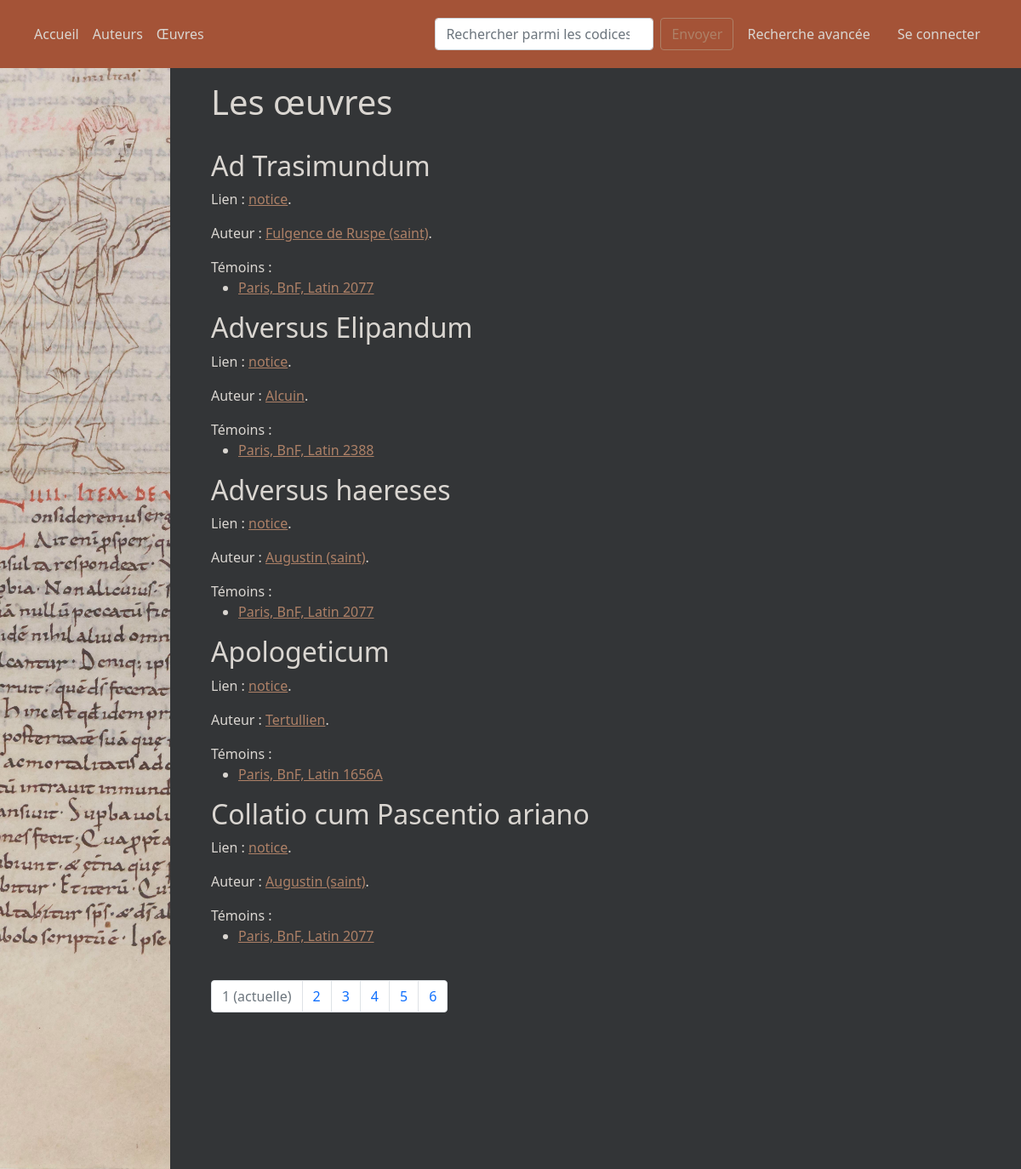
The page /pages/oeuvres on the database its author committed.
### app/modeles/classes.py (models this page shows, shortened)
class Oeuvres(db.Model):
    id = db.Column(db.Integer, unique=True, nullable=False, primary_key=True)
    titre = db.Column(db.Text, nullable=False)
    data_bnf = db.Column(db.Integer, nullable=True)
    partie_de = db.Column(db.Boolean, nullable=True)
    auteur = db.Column(db.Integer, db.ForeignKey("personnes.id"))
    lien_auteur = db.relationship("Personnes", back_populates="oeuvres_aut", foreign_keys=auteur)
    attr = db.Column(db.Integer, db.ForeignKey("personnes.id"))
    lien_attr = db.relationship("Personnes", back_populates="oeuvres_attr", foreign_keys=attr)
    contenu_defini_par = db.relationship("Contient", back_populates="a_pour_oeuvre")

### app/routes/routes.py (the view)
@app.route("/pages/oeuvres")
def indexOeuvres():
    page = request.args.get('page', 1, type=int)
    donneesOeuvres = json.loads(toutesOeuvresJson())
    classOeuvres = Oeuvres.query.order_by(Oeuvres.titre).paginate(page=page, per_page=ROWS_PER_PAGE)
    return render_template("pages/oeuvres.html", oeuvres=donneesOeuvres, classOeuvres=classOeuvres)

### app/modeles/traitements.py (called while the page is built, shortened)
def codexLabel(code_id):
    cote = Codices.query.get(code_id).cote
    lieu_conservation = Codices.query.get(code_id).lieu_conservation
    if lieu_conservation.label == "Bibliothèque nationale de France":
        lieu_conservation = lieu_conservation.localite + ", BnF"
    else:
        lieu_conservation = lieu_conservation.localite + ", " + lieu_conservation.label
    label = f"{lieu_conservation}, {cote}"
    dico = {
        "codex_id": code_id,
        "label": label
    }
    return dico

def personneLabel(idPersonne, forme=["court", "long"]):
    nomPersonne = Personnes.query.get(idPersonne).nom
    if not "(" in nomPersonne:
        return nomPersonne
    else:
        sansChiffre = True
        for chiffre in "0123456789":
            if chiffre in nomPersonne:
                sansChiffre = False
        if sansChiffre:
            return nomPersonne
    if idPersonne == 15:
        if forme == "long":
            return "Odon de Meung (XIe siècle)"
    if forme == "court":
        if nomPersonne.split("(")[1][0] not in "0123456789":
            role = nomPersonne.split("(")[1].split(",")[0]
            nom = f"{nomPersonne.split('(')[0][:-1]} ({role})"
        else:
            nom = f"{nomPersonne.split('(')[0][:-1]}"
        return nom
    else:
        print('''Le paramètre forme n'accepte que les valeurs "long" et "court"''')
        return None

def oeuvreDict(id):
    objetOeuvre = Oeuvres.query.get(id)
    dico = {
        "oeuvre_id": objetOeuvre.id,
        "titre": objetOeuvre.titre,
        "data.bnf": objetOeuvre.data_bnf,
        "partie_de": objetOeuvre.partie_de,
    }
    if objetOeuvre.lien_auteur:
        dico["auteur_id"] = objetOeuvre.lien_auteur.id
        dico["auteur"] = personneLabel(objetOeuvre.lien_auteur.id, "court")
        dico["auteur_ark"] = objetOeuvre.lien_auteur.data_bnf
    else:
        dico["auteur"] = None
    if objetOeuvre.lien_attr:
        dico["attr_id"] = objetOeuvre.lien_attr.id
        dico["attr"] = personneLabel(objetOeuvre.lien_attr.id, "court")
        dico["attr_ark"] = objetOeuvre.lien_attr.data_bnf
    else:
        dico["attr"] = None
    return dico

def conservationDict(codex_id):
    objetCodex = Codices.query.get(codex_id)
    dico = {
        "lieu_id": objetCodex.lieu_conservation.id,
        "localite": objetCodex.lieu_conservation.localite,
        "label": objetCodex.lieu_conservation.label
    }
    return dico

### app/templates/pages/oeuvres.html (shortened to what this page needs)
{% extends "conteneur.html" %}
{% block corps %}
    <h1>Les œuvres</h1>
    <br>
    {% for item in classOeuvres.items %}
        {% for oeuvre in oeuvres %}
            {% if item.id == oeuvre["oeuvre_id"] %}
                <h2 id="oeuvre{{ oeuvre["oeuvre_id"] }}°">{{ oeuvre["titre"] }}</h2>
                <p>Lien : <a href="{{ url_for("noticeOeuvre", id=oeuvre["oeuvre_id"]) }}">notice</a>.</p>
                <p>{% if oeuvre["auteur"] and oeuvre["attr"] %}
                    <span>Auteur : </span>
                    <a href="{{ url_for("noticePersonne", id=oeuvre["auteur_id"]) }}">{{ oeuvre["auteur"] }}</a><span>.</span>
                    <br>
                    <a href="{{ url_for("noticePersonne", id=oeuvre["attr_id"]) }}">{{ oeuvre["attr"] }} (attribué à)</a><span>.</span>
                {% elif oeuvre["auteur"] and not oeuvre["attr"] %}
                    <span>Auteur : </span><a href="{{ url_for("noticePersonne", id=oeuvre["auteur_id"]) }}">{{ oeuvre["auteur"] }}</a><span>.</span>
                {% elif oeuvre["attr"] and not oeuvre["auteur"] %}
                    <span>Auteur : </span><a href="{{ url_for("noticePersonne", id=oeuvre["attr_id"]) }}">{{ oeuvre["attr"] }} (attribué à)</a><span>.</span>
                {% endif %}
                </p>
                <head>Témoins :</head>
                <ul>
                    {% for codex in oeuvre["contenue_dans"] %}
                        <li><a href="{{ url_for('notice_codex', num=codex["codex_id"])}}">{{ codex["label"] }}</a></li>
                    {% endfor %}
                </ul>
            {% endif %}
        {% endfor %}
    {% endfor %}
    <br>
    <nav aria-label="research-pagination">
        <ul class="pagination">
            {% for page in classOeuvres.iter_pages() %}
                {% if page %}
                    {% if page != classOeuvres.page %}
                        <li class="page-item">
                            <a class="page-link" href="{{ url_for("indexOeuvres", page=page) }}">{{page}}</a>
                        </li>
                    {% else %}
                        <li class="page-item active disabled">
                            <a class="page-link">{{page}} <span class="sr-only">(actuelle)</span></a>
                        </li>
                    {% endif %}
                {% else %}
                    <li class="page-item disabled">
                        <a class="page-link">...</a>
                    </li>
                {% endif %}
            {%- endfor %}
        </ul>
    </nav>
{% endblock %}

### app/static/css/moissac1.css (style rules this page uses)
body { font-family: system-ui, -apple-system, "Segoe UI", Roboto, "Helvetica Neue", Arial, "Noto Sans", "Liberation Sans", sans-serif, "Apple Color Emoji", "Segoe UI Emoji", "Segoe UI Symbol", "Noto Color Emoji"; }
a { color: #ae8167; }

### rows shown on the page
Oeuvres: titre "Ad Trasimundum", auteur "Fulgence de Ruspe (saint)", label "Paris, BnF, Latin 2077"
Oeuvres: titre "Adversus Elipandum", auteur "Alcuin", label "Paris, BnF, Latin 2388"
Oeuvres: titre "Adversus haereses", auteur "Augustin (saint)", label "Paris, BnF, Latin 2077"
Oeuvres: titre "Apologeticum", auteur "Tertullien", label "Paris, BnF, Latin 1656A"
Oeuvres: titre "Collatio cum Pascentio ariano", auteur "Augustin (saint)", label "Paris, BnF, Latin 2077"

### other values the page prints
{{ page }} "1"
{{ page }} "2" "3" "4" "5" "6"
